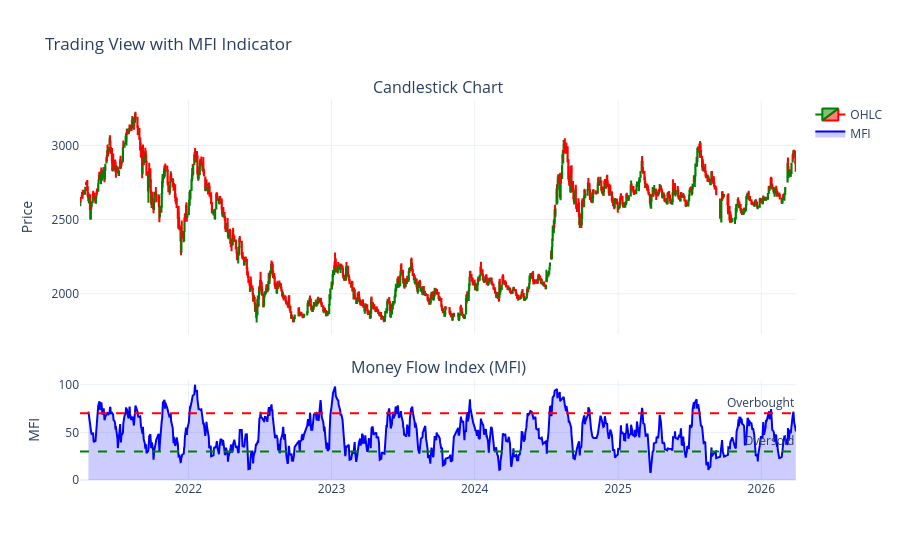

The cell this chart's notebook holds for it:
### Code cell
import plotly.graph_objects as go
from plotly.subplots import make_subplots

# Create subplots with 2 rows and shared x-axis
fig = make_subplots(
    rows=2, cols=1,
    shared_xaxes=True,
    vertical_spacing=0.12,
    row_heights=[0.7, 0.3],
    subplot_titles=("Candlestick Chart", "Money Flow Index (MFI)")
)

# Convert date to string to use as categorical axis (preserves gaps)
df_plot['Date_str'] = df_plot['Date'].astype(str)

# Add candlestick chart to the first subplot
fig.add_trace(
    go.Candlestick(
        x=df_plot['Date_str'],
        open=df_plot['Open'],
        high=df_plot['High'],
        low=df_plot['Low'],
        close=df_plot['Close'],
        name='OHLC',
        increasing_line_color='green',
        decreasing_line_color='red',
    ),
    row=1, col=1
)

# Add MFI line chart to the second subplot
fig.add_trace(
    go.Scatter(
        x=df_plot['Date_str'],
        y=df_plot['mfi'],
        mode='lines',
        name='MFI',
        line=dict(color='blue', width=2),
        fill='tozeroy',
        fillcolor='rgba(0, 0, 255, 0.2)'
    ),
    row=2, col=1
)

# Add horizontal line at 70 and 30 for overbought/oversold
fig.add_hline(y=70, line_dash="dash", line_color="red", annotation_text="Overbought", row=2)
fig.add_hline(y=30, line_dash="dash", line_color="green", annotation_text="Oversold", row=2)

# Update layout
fig.update_layout(
    height=700,
    title_text="Trading View with MFI Indicator",
    xaxis_rangeslider_visible=False,
    hovermode='x unified',
    template='plotly_white'
)

# Update y-axes labels
fig.update_yaxes(title_text="Price", row=1, col=1)
fig.update_yaxes(title_text="MFI", row=2, col=1)

fig.show()

### Figure 1 — Plotly figure (JSON) as saved in the notebook; plotly's stock layout.template omitted (floating-point values rounded to 4 significant figures; data arrays with more than 128 entries replaced by an {"elided": "..."} marker saying what was removed)
{"data": [{"close": {"elided": "1157 float values"}, "decreasing": {"line": {"color": "red"}}, "high": {"elided": "1157 float values"}, "increasing": {"line": {"color": "green"}}, "low": {"elided": "1157 float values"}, "name": "OHLC", "open": {"elided": "1157 float values"}, "type": "candlestick", "x": {"elided": "1157 str values"}, "xaxis": "x", "yaxis": "y"}, {"fill": "tozeroy", "fillcolor": "rgba(0, 0, 255, 0.2)", "line": {"color": "blue", "width": 2}, "mode": "lines", "name": "MFI", "type": "scatter", "x": {"elided": "1157 str values"}, "xaxis": "x2", "y": {"elided": "1157 float values"}, "yaxis": "y2"}], "layout": {"annotations": [{"font": {"size": 16}, "showarrow": false, "text": "Candlestick Chart", "x": 0.5, "xanchor": "center", "xref": "paper", "y": 1, "yanchor": "bottom", "yref": "paper"}, {"font": {"size": 16}, "showarrow": false, "text": "Money Flow Index (MFI)", "x": 0.5, "xanchor": "center", "xref": "paper", "y": 0.264, "yanchor": "bottom", "yref": "paper"}, {"showarrow": false, "text": "Overbought", "x": 1, "xanchor": "right", "xref": "x2 domain", "y": 70, "yanchor": "bottom", "yref": "y2"}, {"showarrow": false, "text": "Oversold", "x": 1, "xanchor": "right", "xref": "x2 domain", "y": 30, "yanchor": "bottom", "yref": "y2"}], "autosize": true, "hovermode": "x unified", "shapes": [{"line": {"color": "red", "dash": "dash"}, "type": "line", "x0": 0, "x1": 1, "xref": "x2 domain", "y0": 70, "y1": 70, "yref": "y2"}, {"line": {"color": "green", "dash": "dash"}, "type": "line", "x0": 0, "x1": 1, "xref": "x2 domain", "y0": 30, "y1": 30, "yref": "y2"}], "title": {"text": "Trading View with MFI Indicator"}, "xaxis": {"anchor": "y", "autorange": true, "domain": [0, 1], "matches": "x2", "range": ["2021-03-30 12:00", "2026-03-30 12:00"], "rangeslider": {"visible": false, "yaxis": {}}, "showticklabels": false, "type": "date"}, "xaxis2": {"anchor": "y2", "autorange": true, "domain": [0, 1], "range": ["2021-03-30 12:00", "2026-03-30 12:00"], "type": "date"}, "yaxis": {"anchor": "x", "autorange": true, "domain": [0.384, 1], "range": [1728.0, 3306.0], "title": {"text": "Price"}}, "yaxis2": {"anchor": "x2", "autorange": true, "domain": [0, 0.264], "range": [0, 105.3], "title": {"text": "MFI"}, "type": "linear"}}}
